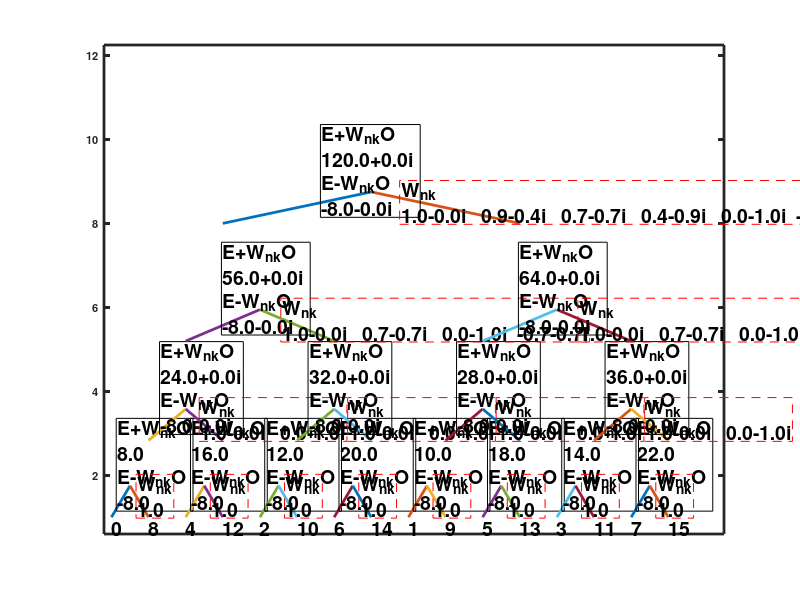

MATLAB code for this plot:
function H = DITfft(data)
%DITfft graphs radix-2 decimation in time fft
%produces same numbers as Matlab fft

close all;
clc
set(0,'defaultaxeslinewidth',2); set(0,'defaultlinelinewidth',2);
set(0,'defaultaxesFontWeight','bold');set(0,'defaulttextFontWeight','bold') 
set(0,'defaultaxesfontsize',8); set(0,'defaulttextfontsize',14);

if (nargin == 0) 
    N=16;
   %use data of 0,1,2,...N-1
   %to make bin-reversal obvious on plot
   data=[0:N-1]; 
   %data=ones(1,N)%rand(1,N)
   %data(1)=0;
end

N=length (data(:))
MaxBin=log2(N)
%if data length not a power of two then truncate
%if want non power of 2 vectors then use Matlab's fft
if (MaxBin~=floor(MaxBin))
        MaxBin=floor(MaxBin);
        data=data(1:2^MaxBin);
        N=length (data(:))
end

%Matlab now has bitrevorder command in signal toolbox
%but interesting to see steps to flip binary index
DataIndex=0:N-1;
%bin=dec2bin(DataIndex,MaxBin);
%flr=fliplr(dec2bin(DataIndex,MaxBin));
FlipIndex=bin2dec(fliplr(dec2bin(DataIndex,MaxBin)));
H(FlipIndex+1)=data(DataIndex+1);
SaveFlip=H; % save for graphing

%Start at bottom (level =1) of tree with N vectors of length 1   
%and combine (y=even+W*odd; even-W*odd) until have
%one vector of length N
%
for level = 1:MaxBin
    StepSize=2^level
    HalfStep=StepSize/2;
    StepEnd=StepSize/2-1;
    
    k=[0:StepSize/2-1]
    w=exp(-i*2*pi.*k/StepSize) %array of twiddle factors   
     
    for Step = 1:StepSize:N-1 
    %Each step is an Even and Odd pair to be combined
%level:1 on bit reversed array
%   Step 1: Eindex=1, Oindex=2; Step 2: Eindex=3,Oindex=4;...
%level:2 take array for level 1
%   Step 1: Eindex=1 2, Oindex=3 4; Step 2: Eindex=5 6,Oindex=7 8;...
%level:2 take array for level 2
%   Step 1: Eindex=1 2 3 4, Oindex=5 6 7 8;
%continue until even and odd arrays length =N/2
     
        EvenIndex=(Step:(Step+StepEnd));  
        OddIndex=HalfStep+EvenIndex;
                   
        Feven=H(EvenIndex); Fodd=H(OddIndex);
%could combine 4 or 6 steps into 2 steps vs. emphasize symmetry
        H(EvenIndex)=Feven+w.*Fodd;
        H(OddIndex)=Feven-w.*Fodd;
    %End of fft math
        
    %Draw tree 
        Xmid=(EvenIndex(1)+OddIndex(1))/2;
        EvenX=[EvenIndex(1) Xmid]+level-2;
        OddX=[OddIndex(1) Xmid]+level-2;
        Y=[level^1.5 level^1.5+0.75];
        plot (EvenX, Y, OddX, Y); hold on
    %plot calculated data onto tree
        texstringMid(1)={(['E+W_n_kO'])};
        texstringMid(2)={num2str([H(EvenIndex)]','%5.1f')};
        texstringMid(3)={(['E-W_n_kO'])};
        texstringMid(4)={num2str([H(OddIndex)]','%5.1f')};
        text(EvenX(2)-level/3,Y(2)+0.5, texstringMid,...
            'EdgeColor','black','Margin',1)
    %%plot twiddle factors (W) onto odd branch
        OmegaStr(1)={(['W_n_k'])};
        OmegaStr(2)={num2str(w,'%5.1f')}; %
        text(EvenX(2)+level/5,Y(2)-0.25, OmegaStr,...
            'EdgeColor','red','LineStyle','--','Margin',1)
    end
end
for loop=0:N-1 % plot bin-reversed data at bottom of tree
    datastr=num2str(SaveFlip(loop+1));
    text(loop,0.75, datastr)   ;
end
xlim([-0.2 1.1*loop])
ylim([0.6 1.4*max(Y)])
set(gca, 'XTickLabelMode', 'Manual')
set(gca, 'XTick', [])

%figure %same as matlab fft within numerical error
%subplot(2,1,1);plot(real(H-fft(data)));%=0 
%subplot(2,1,2);plot(imag(H-fft(data)));%=0 
end
